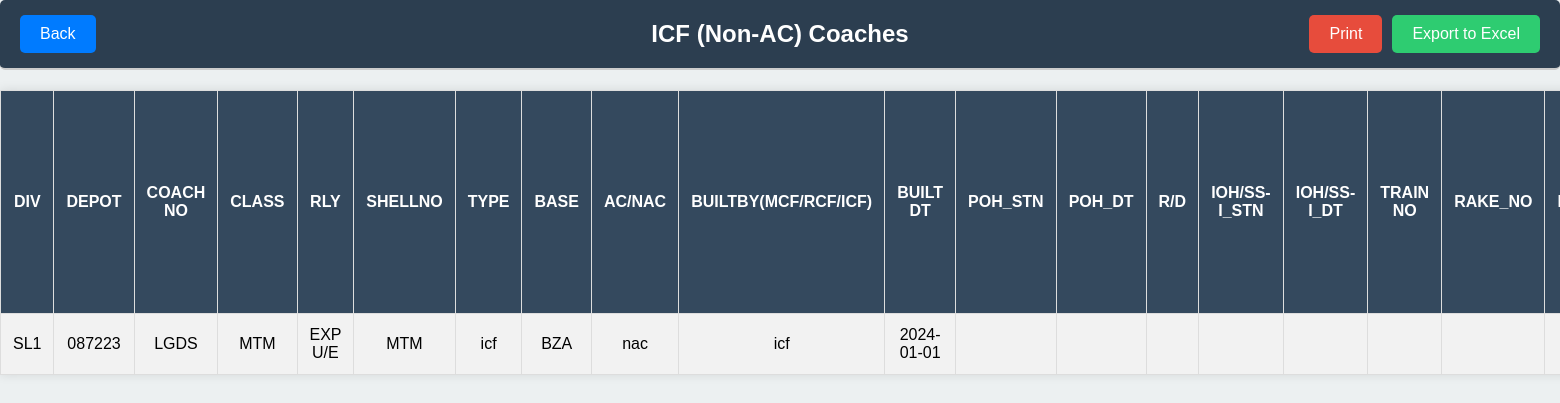
The page /rep_icfnac.php on the database its author committed.
### tables this page shows
CREATE TABLE `coaches` (
  `sno` int(100) NOT NULL,
  `division` varchar(100) NOT NULL,
  `depot` varchar(100) NOT NULL,
  `coachno` varchar(100) NOT NULL,
  `class` varchar(100) NOT NULL,
  `rly` varchar(100) NOT NULL,
  `shellno` varchar(100) NOT NULL,
  `type` varchar(100) NOT NULL,
  `base` varchar(100) NOT NULL,
  `acnac` varchar(100) NOT NULL,
  `builtby` varchar(100) NOT NULL,
  `builtdt` varchar(100) NOT NULL,
  `postn` varchar(100) NOT NULL,
  `podt` varchar(100) NOT NULL,
  `rd` varchar(100) NOT NULL,
  `iostn` varchar(100) DEFAULT NULL,
  `iodt` varchar(100) DEFAULT NULL,
  `trainno` varchar(100) NOT NULL,
  `rakeno` varchar(100) NOT NULL,
  `built` varchar(100) NOT NULL,
  `purdt` varchar(100) NOT NULL,
  `recddt` varchar(100) NOT NULL,
  `commdt` varchar(100) NOT NULL,
  `lastshop` varchar(100) NOT NULL,
  `scshop` varchar(100) NOT NULL,
  `scdt` varchar(100) NOT NULL,
  `wspmake` varchar(100) NOT NULL,
  `fibamake` varchar(100) NOT NULL,
  `fiba` varchar(100) NOT NULL,
  `fibadirt` varchar(100) NOT NULL,
  `cbcirs` varchar(100) NOT NULL,
  `cbcmake` varchar(100) NOT NULL,
  `cbcmaken` varchar(100) NOT NULL,
  `junction` varchar(100) NOT NULL,
  `rfid` varchar(100) NOT NULL,
  `rdso` varchar(100) NOT NULL,
  `coupling` varchar(100) NOT NULL,
  `flooring` varchar(100) NOT NULL,
  `toilettype` varchar(100) NOT NULL,
  `biovaccum` varchar(100) NOT NULL,
  `fire` varchar(100) NOT NULL,
  `automatic` varchar(100) NOT NULL,
  `fdss` varchar(100) NOT NULL,
  `fps` varchar(100) NOT NULL,
  `fdssmake` varchar(100) NOT NULL,
  `cctvmake` varchar(100) NOT NULL,
  `cctv` varchar(100) NOT NULL,
  `automaticdoor` varchar(100) NOT NULL,
  `prflushing` varchar(100) NOT NULL,
  `flushtype` varchar(100) NOT NULL,
  `pressurised` varchar(100) NOT NULL,
  `prflsgmake` varchar(100) NOT NULL,
  `papisystem` varchar(100) NOT NULL,
  `pcvocv` varchar(100) NOT NULL,
  `suspension` varchar(100) NOT NULL,
  `airmake` varchar(100) NOT NULL,
  `aircapacity` varchar(100) NOT NULL,
  `seatcapacity` varchar(100) NOT NULL,
  `additional` varchar(100) NOT NULL,
  `remarks` varchar(100) NOT NULL
);

### rep_icfnac.php (the view, shortened to what this page needs)
<?php
$servername = "localhost";
$username = "root";
$password = "";
$dbname = "railways";
$conn = new mysqli($servername, $username, $password, $dbname);
$sql = "SELECT division, depot, coachno, class, rly, shellno, type, base, acnac, builtby, builtdt, postn, podt, rd, iostn, iodt, trainno, rakeno, built, purdt, recddt, commdt, lastshop, scshop, scdt, wspmake, fibamake, fiba, fibadirt, cbcirs, cbcmake, cbcmaken, junction, rfid, rdso, coupling, flooring, toilettype, biovaccum, fire, automatic, fdss, fps, fdssmake, cctvmake, cctv, automaticdoor, prflushing, flushtype, pressurised, prflsgmake, papisystem, pcvocv, suspension, airmake, aircapacity, seatcapacity, additional, remarks
        FROM coaches WHERE type = 'ICF' AND acnac = 'NAC'";
$result = $conn->query($sql);
?>
<!DOCTYPE html>
<html lang="en">
<head>
    <link rel="stylesheet" href="reports.css">
</head>
<body>
<header>
    <button class="back-btn" onclick="goBack()">Back</button>
    <h2>ICF (Non-AC) Coaches</h2>
    <div class="btn-container">
        <button class="print-btn" onclick="printData()">Print</button>
        <button class="excel-btn" onclick="exportToExcel()">Export to Excel</button>
    </div>
</header>
<div class="table-container">
    <table id="data-table">
        <thead>
            <tr>
                <th>DIV</th>
                <th>DEPOT</th>
                <th>COACH NO</th>
                <th>CLASS</th>
                <th>RLY</th>
                <th>SHELLNO</th>
                <th>TYPE</th>
                <th>BASE</th>
                <th>AC/NAC</th>
                <th>BUILTBY(MCF/RCF/ICF)</th>
                <th>BUILT DT</th>
                <th>POH_STN</th>
                <th>POH_DT</th>
                <th>R/D</th>
                <th>IOH/SS-I_STN</th>
                <th>IOH/SS-I_DT</th>
                <th>TRAIN NO</th>
                <th>RAKE_NO</th>
                <th>BUILT</th>
            </tr>
        </thead>
        <tbody>
            <?php if ($result->num_rows > 0): ?>
                <?php while($row = $result->fetch_assoc()): ?>
                    <tr>
                        <td><?php echo htmlspecialchars($row["division"]); ?></td>
                        <td><?php echo htmlspecialchars($row["depot"]); ?></td>
                        <td><?php echo htmlspecialchars($row["coachno"]); ?></td>
                        <td><?php echo htmlspecialchars($row["class"]); ?></td>
                        <td><?php echo htmlspecialchars($row["rly"]); ?></td>
                        <td><?php echo htmlspecialchars($row["shellno"]); ?></td>
                        <td><?php echo htmlspecialchars($row["type"]); ?></td>
                        <td><?php echo htmlspecialchars($row["base"]); ?></td>
                        <td><?php echo htmlspecialchars($row["acnac"]); ?></td>
                        <td><?php echo htmlspecialchars($row["builtby"]); ?></td>
                        <td><?php echo htmlspecialchars($row["builtdt"]); ?></td>
                        <td><?php echo htmlspecialchars($row["postn"]); ?></td>
                        <td><?php echo htmlspecialchars($row["podt"]); ?></td>
                        <td><?php echo htmlspecialchars($row["rd"]); ?></td>
                        <td><?php echo htmlspecialchars($row["iostn"]); ?></td>
                        <td><?php echo htmlspecialchars($row["iodt"]); ?></td>
                        <td><?php echo htmlspecialchars($row["trainno"]); ?></td>
                        <td><?php echo htmlspecialchars($row["rakeno"]); ?></td>
                        <td><?php echo htmlspecialchars($row["built"]); ?></td>
                    </tr>
                <?php endwhile; ?>
            <?php else: ?>
                <tr>
                    <td colspan="60">No data found</td>
                </tr>
            <?php endif; ?>
        </tbody>
    </table>
</div>
</body>
</html>

### reports.css (style rules this page uses)
body { font-family: Arial, sans-serif; background-color: #ecf0f1; margin: 0; padding: 0; box-sizing: border-box; }
header { background-color: #2c3e50; color: white; padding: 20px; text-align: center; width: 100%; right:0; border-bottom: 2px solid #ccc; border-radius: 5px; box-sizing: border-box; position: sticky; }
header h2 { margin: 0; }
header .btn-container { position: absolute; right: 20px; top: 50%; transform: translateY(-50%); display: flex; gap: 10px; }
header .back-btn { position: absolute; left: 20px; top: 50%; transform: translateY(-50%); background-color: #007BFF; color: white; border: none; padding: 10px 20px; border-radius: 5px; cursor: pointer; font-size: 16px; }
header button { color: white; border: none; padding: 10px 20px; border-radius: 5px; cursor: pointer; font-size: 16px; }
header .print-btn { background-color: #e74c3c; }
header .excel-btn { background-color: #2ecc71; }
table { width: 100%; border-collapse: collapse; margin: 20px 0; background-color: #fff; box-shadow: 0 0 10px rgba(0,0,0,0.1); }
th, td { border: 1px solid #ddd; padding: 12px; text-align: center; }
th { background-color: #34495e; color: white; }
tbody tr:nth-child(odd) { background-color: #f2f2f2; }

### rows shown on the page
coaches: division "SL1", depot "087223", coachno "LGDS", class "MTM", rly "EXP U/E", shellno "MTM", type "icf", base "BZA", acnac "nac", builtby "icf", builtdt "2024-01-01"
